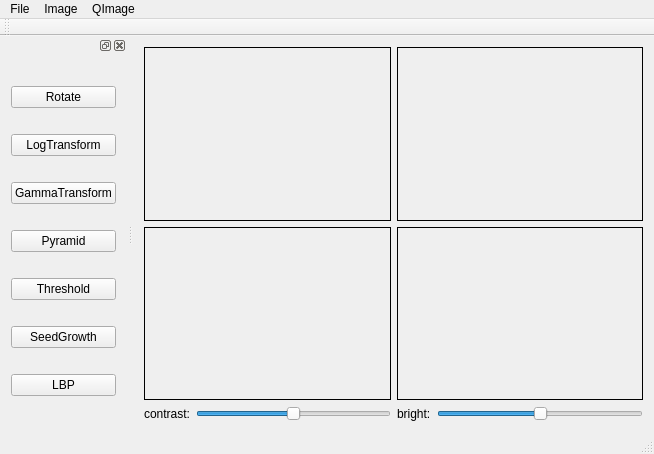
<?xml version="1.0" encoding="UTF-8"?>
<ui version="4.0">
 <class>MainWindow</class>
 <widget class="QMainWindow" name="MainWindow">
  <property name="geometry">
   <rect>
    <x>0</x>
    <y>0</y>
    <width>654</width>
    <height>454</height>
   </rect>
  </property>
  <property name="windowTitle">
   <string>MainWindow</string>
  </property>
  <widget class="QWidget" name="centralWidget">
   <layout class="QGridLayout" name="gridLayout">
    <item row="0" column="0">
     <layout class="QVBoxLayout" name="verticalLayout_2">
      <item>
       <layout class="QVBoxLayout" name="verticalLayout">
        <item>
         <layout class="QHBoxLayout" name="horizontalLayout">
          <item>
           <widget class="QLabel" name="LTlabel">
            <property name="frameShape">
             <enum>QFrame::Box</enum>
            </property>
            <property name="text">
             <string/>
            </property>
           </widget>
          </item>
          <item>
           <widget class="QLabel" name="RTlabel">
            <property name="frameShape">
             <enum>QFrame::Box</enum>
            </property>
            <property name="text">
             <string/>
            </property>
           </widget>
          </item>
         </layout>
        </item>
        <item>
         <layout class="QHBoxLayout" name="horizontalLayout_2">
          <item>
           <widget class="QLabel" name="LBlabel">
            <property name="frameShape">
             <enum>QFrame::Box</enum>
            </property>
            <property name="text">
             <string/>
            </property>
           </widget>
          </item>
          <item>
           <widget class="QLabel" name="RBlabel">
            <property name="frameShape">
             <enum>QFrame::Box</enum>
            </property>
            <property name="text">
             <string/>
            </property>
           </widget>
          </item>
         </layout>
        </item>
       </layout>
      </item>
      <item>
       <layout class="QHBoxLayout" name="horizontalLayout_5">
        <item>
         <layout class="QHBoxLayout" name="horizontalLayout_3">
          <item>
           <widget class="QLabel" name="label">
            <property name="text">
             <string>contrast:</string>
            </property>
           </widget>
          </item>
          <item>
           <widget class="QSlider" name="horizontalSlider_contrast">
            <property name="maximum">
             <number>200</number>
            </property>
            <property name="value">
             <number>100</number>
            </property>
            <property name="orientation">
             <enum>Qt::Horizontal</enum>
            </property>
           </widget>
          </item>
         </layout>
        </item>
        <item>
         <layout class="QHBoxLayout" name="horizontalLayout_4">
          <item>
           <widget class="QLabel" name="label_2">
            <property name="text">
             <string>bright:</string>
            </property>
           </widget>
          </item>
          <item>
           <widget class="QSlider" name="horizontalSlider_bright">
            <property name="maximum">
             <number>200</number>
            </property>
            <property name="value">
             <number>100</number>
            </property>
            <property name="orientation">
             <enum>Qt::Horizontal</enum>
            </property>
           </widget>
          </item>
         </layout>
        </item>
       </layout>
      </item>
     </layout>
    </item>
   </layout>
  </widget>
  <widget class="QMenuBar" name="menuBar">
   <property name="geometry">
    <rect>
     <x>0</x>
     <y>0</y>
     <width>654</width>
     <height>23</height>
    </rect>
   </property>
   <widget class="QMenu" name="menuFile">
    <property name="title">
     <string>File</string>
    </property>
    <addaction name="actionWrite"/>
    <addaction name="actionRead"/>
    <addaction name="actionOpenVideo"/>
   </widget>
   <widget class="QMenu" name="menuImage">
    <property name="title">
     <string>Image</string>
    </property>
    <addaction name="actionShowImage"/>
    <addaction name="actionShowImageDeal"/>
    <addaction name="actionImageWithMouseEvent"/>
    <addaction name="actionImageUsualHandle"/>
   </widget>
   <widget class="QMenu" name="menuQImage">
    <property name="title">
     <string>QImage</string>
    </property>
    <addaction name="actionShowOnQImage"/>
    <addaction name="actionGetPixData"/>
    <addaction name="actionGetPixDistance"/>
    <addaction name="actionShapeImage"/>
    <addaction name="actionFlipImage"/>
    <addaction name="actionInsertImage"/>
    <addaction name="actionConvertColor"/>
   </widget>
   <addaction name="menuFile"/>
   <addaction name="menuImage"/>
   <addaction name="menuQImage"/>
  </widget>
  <widget class="QToolBar" name="mainToolBar">
   <attribute name="toolBarArea">
    <enum>TopToolBarArea</enum>
   </attribute>
   <attribute name="toolBarBreak">
    <bool>false</bool>
   </attribute>
  </widget>
  <widget class="QStatusBar" name="statusBar"/>
  <widget class="QDockWidget" name="dockWidget">
   <attribute name="dockWidgetArea">
    <number>1</number>
   </attribute>
   <widget class="QWidget" name="dockWidgetContents">
    <layout class="QGridLayout" name="gridLayout_2">
     <item row="3" column="0">
      <widget class="QPushButton" name="PyramidBtn">
       <property name="text">
        <string>Pyramid</string>
       </property>
      </widget>
     </item>
     <item row="0" column="0">
      <widget class="QPushButton" name="RotateBtn">
       <property name="text">
        <string>Rotate</string>
       </property>
      </widget>
     </item>
     <item row="4" column="0">
      <widget class="QPushButton" name="ThresholdBtn">
       <property name="text">
        <string>Threshold</string>
       </property>
      </widget>
     </item>
     <item row="1" column="0">
      <widget class="QPushButton" name="LogTFBtn">
       <property name="text">
        <string>LogTransform</string>
       </property>
      </widget>
     </item>
     <item row="2" column="0">
      <widget class="QPushButton" name="GammaTFBtn">
       <property name="text">
        <string>GammaTransform</string>
       </property>
      </widget>
     </item>
     <item row="5" column="0">
      <widget class="QPushButton" name="SeedGrowthBtn">
       <property name="text">
        <string>SeedGrowth</string>
       </property>
      </widget>
     </item>
     <item row="6" column="0">
      <widget class="QPushButton" name="LBPBtn">
       <property name="text">
        <string>LBP</string>
       </property>
      </widget>
     </item>
    </layout>
   </widget>
  </widget>
  <action name="actionWrite">
   <property name="text">
    <string>Write</string>
   </property>
  </action>
  <action name="actionRead">
   <property name="text">
    <string>Read</string>
   </property>
  </action>
  <action name="actionShowImage">
   <property name="text">
    <string>ShowImage</string>
   </property>
  </action>
  <action name="actionShowImageDeal">
   <property name="text">
    <string>ShowImageDeal</string>
   </property>
  </action>
  <action name="actionImageWithMouseEvent">
   <property name="text">
    <string>ImageWithMouseEvent</string>
   </property>
  </action>
  <action name="actionImageUsualHandle">
   <property name="text">
    <string>ImageUsualHandle</string>
   </property>
  </action>
  <action name="actionOpenVideo">
   <property name="text">
    <string>OpenVideo</string>
   </property>
  </action>
  <action name="actionShowOnQImage">
   <property name="text">
    <string>ShowOnQImage</string>
   </property>
  </action>
  <action name="actionGetPixData">
   <property name="text">
    <string>GetPixData</string>
   </property>
  </action>
  <action name="actionGetPixDistance">
   <property name="text">
    <string>GetPixDistance</string>
   </property>
  </action>
  <action name="actionShapeImage">
   <property name="text">
    <string>ShapeImage</string>
   </property>
  </action>
  <action name="actionFlipImage">
   <property name="text">
    <string>FlipImage</string>
   </property>
  </action>
  <action name="actionInsertImage">
   <property name="text">
    <string>InsertImage</string>
   </property>
  </action>
  <action name="actionConvertColor">
   <property name="text">
    <string>ConvertColor</string>
   </property>
  </action>
 </widget>
 <layoutdefault spacing="6" margin="11"/>
 <resources/>
 <connections/>
</ui>
